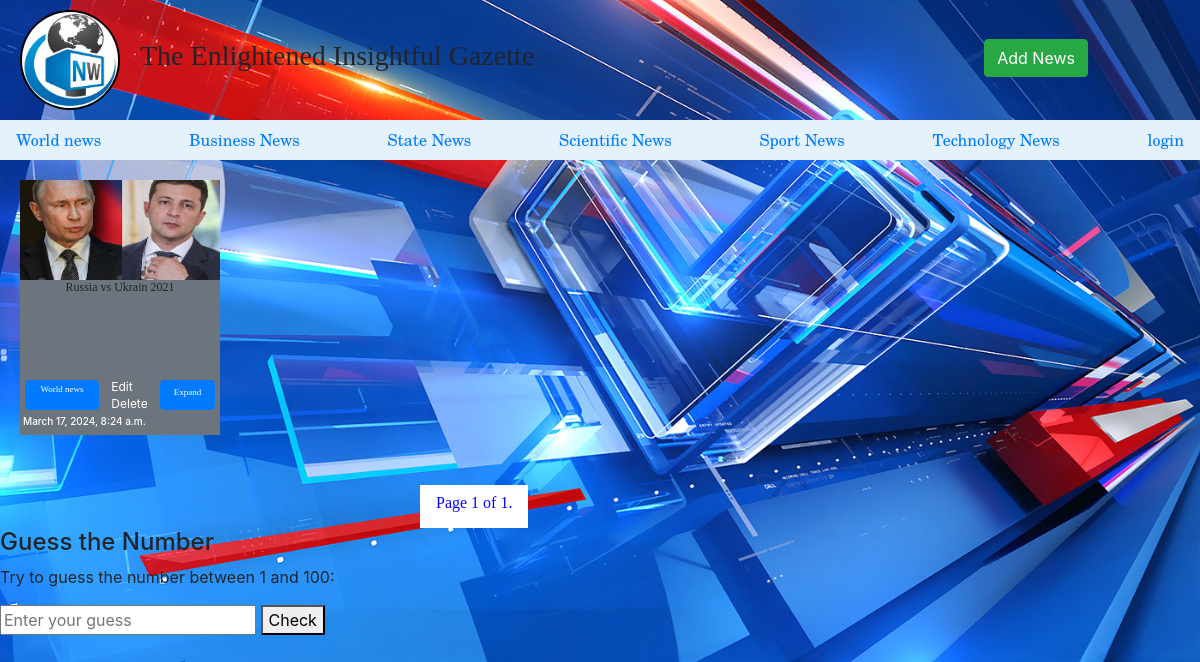
The page / on the database its author committed.
### newsInfo/models.py (models this page shows, shortened)
class CategoryModel(models.Model):
    category_title = models.CharField(max_length=50)
    created_at = models.DateTimeField(auto_now_add=True)
    def __str__(self):
        return self.category_title
    class Meta:
        verbose_name = "News category",
        verbose_name_plural = "News categories"

class NewsModel(models.Model):
    news_title = models.TextField(help_text="Название товара")
    news_category = models.ForeignKey(CategoryModel, on_delete=models.CASCADE, null=True, blank=True)
    news_description = models.TextField()
    news_image = models.FileField(upload_to="news_images")
    news_created_at = models.DateTimeField(auto_now_add=True)
    class Meta:
        verbose_name = "News"
        verbose_name_plural = "News info"

### newsInfo/views.py (the view)
# urls.py: path("", HomePage.as_view(), name="all_news"),
class HomePage(ListView):
    form = SearchForms
    template_name = 'index.html'
    model = NewsModel
    paginate_by = 5
    def get_context_data(self, **kwargs):
        context = super().get_context_data(**kwargs)
        context["categories_list"] = CategoryModel.objects.all()
        context["news_list"] = NewsModel.objects.all()
        return context

### templates/index.html (shortened to what this page needs)
<!DOCTYPE html>
<html lang="en">
<head>
    <link href="https://stackpath.bootstrapcdn.com/bootstrap/4.5.2/css/bootstrap.min.css" rel="stylesheet">
</head>
<body class="main" style="margin:0;padding:0;background-image:url('media/image/orqa1.jpeg');background-size:cover;
background-position:center;">
    <header>
        <div style="margin-top:10px;display:flex;">
            <div>
                <img src="media/image/OIP.jpeg" style="border-radius:50%;
        border:2px solid black;margin-bottom:10px;margin-left:20px; width:100px;height:100px">
            </div>
            <div style="margin-left:20px;padding-top:29px; font-family:Stencil Std, fantasy">
                <h3>The Enlightened Insightful Gazette</h3>
            </div>
            <div>
                <a href="/add_news/" class="btn btn-success" style="margin-left:450px;margin-top:29px;">Add News </a>
            </div>
        </div>
    </header>
    <nav class="navbar navbar-light" style="background-color: #e3f2fd;">
        {% for item in categories_list %}
        <div class="">
            <a style="font-family:New Century Schoolbook, TeX Gyre Schola, serif" href="/category/{{ item.id }}">{{ item.category_title }}</a>
        </div>
        {% endfor %}
        {% if user.is_authenticated %}
                <a style="font-family:New Century Schoolbook, TeX Gyre Schola, serif" href="/logout"><i class="fa fa-commenting-o"></i>Logout {{ user.username }}</a>
        {% else %}
                <a style="font-family:New Century Schoolbook, TeX Gyre Schola, serif" href="/login">login</a>
        {% endif %}
    </nav>
    <div style="margin-left:5px;margin-right:10px;margin-top:20px;display:flex;" class="container" >
        {% for news in news_list %}
        {% if news in page_obj %}
        <div class="bg-secondary"style="margin-right:23px;">
            <div style="flex:1;">
                <div style="width:200px;height:100px;">
                    <img style="text-align:center;width:200px;height:100px;" src="{{ news.news_image.url }}">
                </div>
                <div style="width:200px;height:100px;" >
                    <h6 style="text-align:center;font-family:URW Chancery L, cursive;font-size:12px;width:200px;height:100px;">{{ news.news_title }}</h6>
                </div>
                <div style="display:flex; justify-content:space-between;">
                    <div class="btn btn-primary" style="margin-left:5px;margin-bottom:5px; width:74px;height:30px;">
                        <a href="/category/{{ news.news_category.id }}"><h6 style="text-align:center;margin-top:-3px;font-family:Apple Chancery, cursive;color:white;font-size:9px;">{{news.news_category}}</h6></a>
                    </div>
                    <div>
                        <div style="margin-top:-7px;">
                        <a href="/edit/{{ news.pk }}" style="font-size:12px;color:white;">Edit</a>
                    </div>
                    <div style="margin-top:-7px;">
                        <a href="/delete/{{ news.pk }}" style="font-size:12px;color:white;">Delete</a>
                    </div>
                    </div>
                    <div class="btn btn-primary" style="text-align:center;text-align:center;margin-right:5px;margin-bottom:5px;width:55px;height:30px;">
                        <a href="/news/{{ news.pk }}"><h6 style="font-family:Apple Chancery, cursive;color:white; font-size:9px;">Expand</h6></a>
                    </div>
                </div>
            </div>
            <h4 style="margin-left:3px;font-size:10px;color:white;">{{news.news_created_at}}</h4>
        </div>
        {% endif %}
        {% endfor %}
    </div>
<div class="pagination" style="margin-top:50px;margin-left:420px;">
    <div class="step-links" style="display:flex;background-color:white;">
        <h6 class="nav-link" style="background-color:white;font-family:Apple Chancery, cursive;color:blue;">Page {{ page_obj.number }} of {{ page_obj.paginator.num_pages }}.</h6>
    </div>
</div>
</body>
<footer>
    <div class="footer-content">
        <h4>Guess the Number</h4>
        <p>Try to guess the number between 1 and 100:</p>
        <input type="number" id="userGuess" placeholder="Enter your guess">
        <button onclick="checkGuess()">Check</button>
    </div>
</footer>
</html>

### rows shown on the page
CategoryModel: category_title "World news"
CategoryModel: category_title "Business News"
CategoryModel: category_title "State News"
CategoryModel: category_title "Scientific News"
CategoryModel: category_title "Sport News"
CategoryModel: category_title "Technology News"
NewsModel: news_image (picture), news_title "Russia vs Ukrain 2021", news_category "World news", news_created_at "March 17, 2024, 8:24 a.m."

### other values the page prints
{{ page_obj.number }} "1"
{{ page_obj.paginator.num_pages }} "1"
